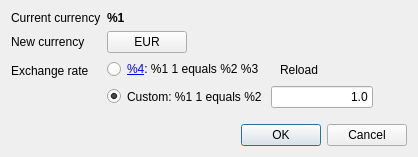
<?xml version="1.0" encoding="UTF-8"?>
<ui version="4.0">
 <class>ChangeCurrencyDialog</class>
 <widget class="QDialog" name="ChangeCurrencyDialog">
  <property name="geometry">
   <rect>
    <x>0</x>
    <y>0</y>
    <width>418</width>
    <height>157</height>
   </rect>
  </property>
  <property name="windowTitle">
   <string>Change Currency</string>
  </property>
  <layout class="QVBoxLayout" name="verticalLayout_2">
   <property name="sizeConstraint">
    <enum>QLayout::SetDefaultConstraint</enum>
   </property>
   <item>
    <layout class="QFormLayout" name="formLayout">
     <property name="fieldGrowthPolicy">
      <enum>QFormLayout::ExpandingFieldsGrow</enum>
     </property>
     <item row="0" column="0">
      <widget class="QLabel" name="label">
       <property name="text">
        <string>Current currency</string>
       </property>
      </widget>
     </item>
     <item row="0" column="1">
      <widget class="QLabel" name="w_oldCurrency">
       <property name="font">
        <font>
         <bold>true</bold>
        </font>
       </property>
       <property name="text">
        <string notr="true">%1</string>
       </property>
      </widget>
     </item>
     <item row="1" column="0">
      <widget class="QLabel" name="label_2">
       <property name="text">
        <string>New currency</string>
       </property>
      </widget>
     </item>
     <item row="2" column="0">
      <widget class="QLabel" name="label_5">
       <property name="text">
        <string>Exchange rate</string>
       </property>
       <property name="buddy">
        <cstring>w_radioProvider</cstring>
       </property>
      </widget>
     </item>
     <item row="2" column="1">
      <layout class="QVBoxLayout" name="verticalLayout">
       <property name="spacing">
        <number>6</number>
       </property>
       <item>
        <widget class="QWidget" name="w_widgetEcb" native="true">
         <layout class="QHBoxLayout" name="horizontalLayout_2">
          <property name="spacing">
           <number>6</number>
          </property>
          <property name="leftMargin">
           <number>0</number>
          </property>
          <property name="topMargin">
           <number>0</number>
          </property>
          <property name="rightMargin">
           <number>0</number>
          </property>
          <property name="bottomMargin">
           <number>0</number>
          </property>
          <item>
           <widget class="QRadioButton" name="w_radioProvider">
            <property name="autoExclusive">
             <bool>false</bool>
            </property>
           </widget>
          </item>
          <item>
           <widget class="QLabel" name="w_labelProvider">
            <property name="text">
             <string>&lt;a href=&quot;%5&quot;&gt;%4&lt;/a&gt;: %1 1 equals %2 %3</string>
            </property>
            <property name="openExternalLinks">
             <bool>true</bool>
            </property>
            <property name="textInteractionFlags">
             <set>Qt::TextBrowserInteraction</set>
            </property>
           </widget>
          </item>
          <item>
           <spacer name="horizontalSpacer_3">
            <property name="orientation">
             <enum>Qt::Horizontal</enum>
            </property>
            <property name="sizeType">
             <enum>QSizePolicy::Fixed</enum>
            </property>
            <property name="sizeHint" stdset="0">
             <size>
              <width>8</width>
              <height>8</height>
             </size>
            </property>
           </spacer>
          </item>
          <item>
           <widget class="QToolButton" name="w_updateProvider">
            <property name="toolTip">
             <string>Reload exchange rates</string>
            </property>
            <property name="text">
             <string notr="true">Reload</string>
            </property>
            <property name="icon">
             <iconset theme="view-refresh"/>
            </property>
            <property name="autoRaise">
             <bool>true</bool>
            </property>
           </widget>
          </item>
          <item>
           <spacer name="horizontalSpacer_2">
            <property name="orientation">
             <enum>Qt::Horizontal</enum>
            </property>
            <property name="sizeHint" stdset="0">
             <size>
              <width>40</width>
              <height>20</height>
             </size>
            </property>
           </spacer>
          </item>
         </layout>
        </widget>
       </item>
       <item>
        <widget class="QWidget" name="w_widgetCustom" native="true">
         <layout class="QHBoxLayout" name="horizontalLayout">
          <property name="spacing">
           <number>6</number>
          </property>
          <property name="leftMargin">
           <number>0</number>
          </property>
          <property name="topMargin">
           <number>0</number>
          </property>
          <property name="rightMargin">
           <number>0</number>
          </property>
          <property name="bottomMargin">
           <number>0</number>
          </property>
          <item>
           <widget class="QRadioButton" name="w_radioCustom">
            <property name="checked">
             <bool>true</bool>
            </property>
            <property name="autoExclusive">
             <bool>false</bool>
            </property>
           </widget>
          </item>
          <item>
           <widget class="QLabel" name="w_labelCustom">
            <property name="text">
             <string>Custom: %1 1 equals %2</string>
            </property>
            <property name="buddy">
             <cstring>w_editCustom</cstring>
            </property>
           </widget>
          </item>
          <item>
           <spacer name="horizontalSpacer_4">
            <property name="orientation">
             <enum>Qt::Horizontal</enum>
            </property>
            <property name="sizeType">
             <enum>QSizePolicy::Fixed</enum>
            </property>
            <property name="sizeHint" stdset="0">
             <size>
              <width>3</width>
              <height>8</height>
             </size>
            </property>
           </spacer>
          </item>
          <item>
           <widget class="QLineEdit" name="w_editCustom">
            <property name="text">
             <string notr="true">1.0</string>
            </property>
            <property name="alignment">
             <set>Qt::AlignRight|Qt::AlignTrailing|Qt::AlignVCenter</set>
            </property>
           </widget>
          </item>
          <item>
           <spacer name="horizontalSpacer">
            <property name="orientation">
             <enum>Qt::Horizontal</enum>
            </property>
            <property name="sizeHint" stdset="0">
             <size>
              <width>40</width>
              <height>20</height>
             </size>
            </property>
           </spacer>
          </item>
         </layout>
        </widget>
       </item>
      </layout>
     </item>
     <item row="1" column="1">
      <widget class="QPushButton" name="w_newCurrency">
       <property name="enabled">
        <bool>true</bool>
       </property>
       <property name="text">
        <string notr="true">EUR</string>
       </property>
       <property name="autoDefault">
        <bool>false</bool>
       </property>
      </widget>
     </item>
    </layout>
   </item>
   <item>
    <widget class="QDialogButtonBox" name="w_buttons">
     <property name="orientation">
      <enum>Qt::Horizontal</enum>
     </property>
     <property name="standardButtons">
      <set>QDialogButtonBox::Cancel|QDialogButtonBox::Ok</set>
     </property>
    </widget>
   </item>
  </layout>
 </widget>
 <tabstops>
  <tabstop>w_radioProvider</tabstop>
  <tabstop>w_updateProvider</tabstop>
  <tabstop>w_radioCustom</tabstop>
  <tabstop>w_editCustom</tabstop>
  <tabstop>w_buttons</tabstop>
 </tabstops>
 <resources/>
 <connections>
  <connection>
   <sender>w_buttons</sender>
   <signal>accepted()</signal>
   <receiver>ChangeCurrencyDialog</receiver>
   <slot>accept()</slot>
   <hints>
    <hint type="sourcelabel">
     <x>260</x>
     <y>173</y>
    </hint>
    <hint type="destinationlabel">
     <x>157</x>
     <y>274</y>
    </hint>
   </hints>
  </connection>
  <connection>
   <sender>w_buttons</sender>
   <signal>rejected()</signal>
   <receiver>ChangeCurrencyDialog</receiver>
   <slot>reject()</slot>
   <hints>
    <hint type="sourcelabel">
     <x>328</x>
     <y>173</y>
    </hint>
    <hint type="destinationlabel">
     <x>286</x>
     <y>274</y>
    </hint>
   </hints>
  </connection>
  <connection>
   <sender>w_radioCustom</sender>
   <signal>toggled(bool)</signal>
   <receiver>w_editCustom</receiver>
   <slot>setEnabled(bool)</slot>
   <hints>
    <hint type="sourcelabel">
     <x>140</x>
     <y>114</y>
    </hint>
    <hint type="destinationlabel">
     <x>312</x>
     <y>87</y>
    </hint>
   </hints>
  </connection>
 </connections>
</ui>
